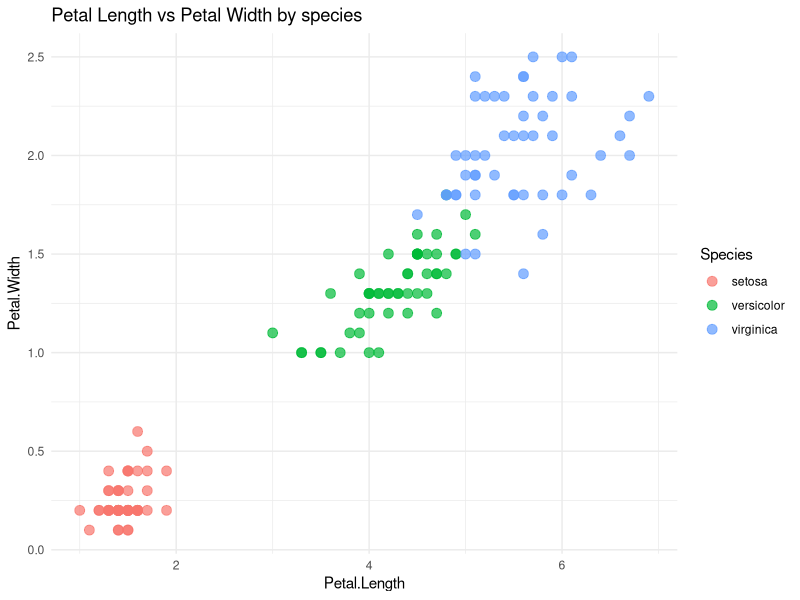
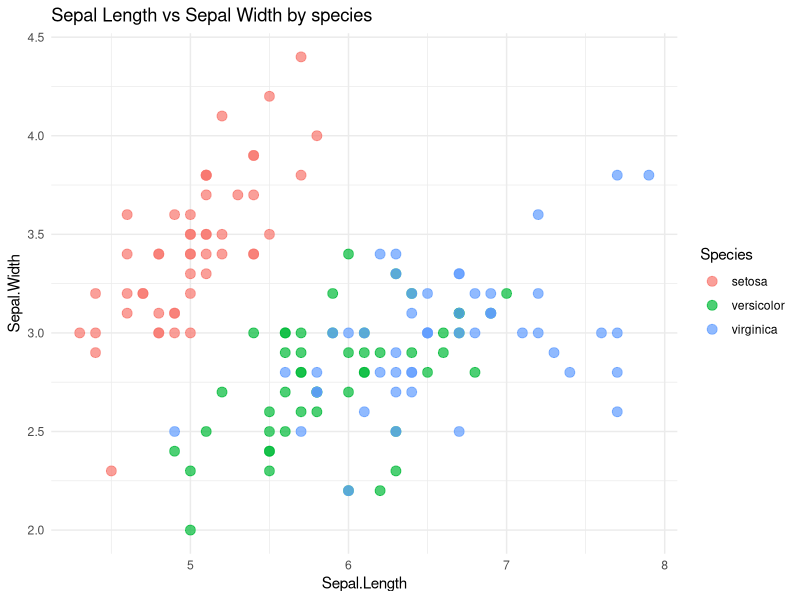
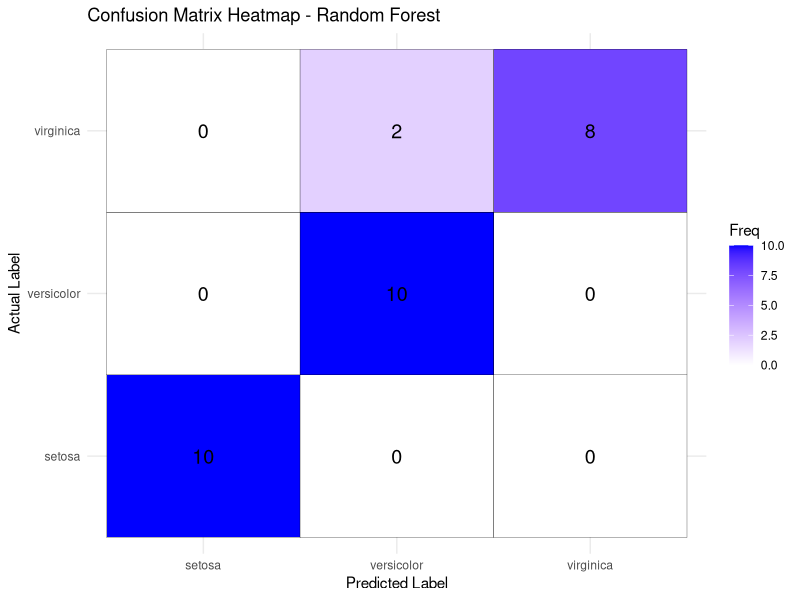
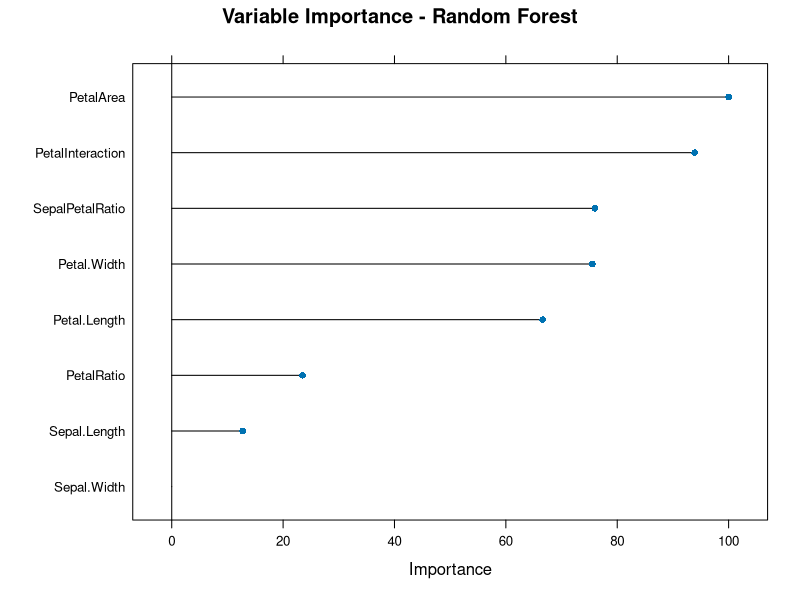

The R source for these figures, in order: (Note: this script raises an error after producing the figures.)
#RUN THIS ONCE TO INSTALL NECCESARY PACKAGES
required <- c("caret", "ggplot2", "reshape2", "MLmetrics", "e1071", "xgboost", "nnet", "kernlab")
new <- required[!(required %in% installed.packages())]
if(length(new)) install.packages(new)

library(caret)
library(ggplot2)
library(reshape2)
library(MLmetrics)

#IMPORTING THE DATA
data(iris)

#BASIC EDA
summary(iris)
str(iris)
sum(is.na(iris))
colSums(is.na(iris))

ggplot(iris, aes(x=Petal.Length, y= Petal.Width, color=Species))+
  geom_point(size = 3, alpha = 0.7)+
  theme_minimal()+
  labs(title = "Petal Length vs Petal Width by species")

ggplot(iris, aes(x=Sepal.Length, y= Sepal.Width, color=Species))+
  geom_point(size = 3, alpha = 0.7)+
  theme_minimal()+
  labs(title = "Sepal Length vs Sepal Width by species")
#the sepals have overlapping features for species(versicolor & virginica)

#prePROCESSING DATA
#SPLIT THE DATA INTO TESTING AND TRAINING SETS
set.seed(123)
trainIndex <- createDataPartition(iris$Species, p = 0.8, list=FALSE)
trainData <- iris[trainIndex, ]
testData <- iris[-trainIndex, ]

#FEATURE ENGINEERING
trainData$PetalRatio <- trainData$Petal.Length / trainData$Petal.Width
trainData$PetalArea <- trainData$Petal.Length * trainData$Petal.Width
testData$PetalRatio <- testData$Petal.Length / testData$Petal.Width
testData$PetalArea <- testData$Petal.Length * testData$Petal.Width
trainData$SepalPetalRatio <- trainData$Sepal.Length / trainData$Petal.Length
testData$SepalPetalRatio <- testData$Sepal.Length / testData$Petal.Length

#non-linear transformations
trainData$PetalInteraction <- (trainData$Petal.Length * trainData$Petal.Width)^2
testData$PetalInteraction <- (testData$Petal.Length * testData$Petal.Width)^2
#END OF prePROCESSING DATA

#MODEL TO TEST GENERALIZATION
model_rf_general <- train(
  Species ~ ., data = trainData, method = "rf", 
               trControl = trainControl(method = "cv", number = 10)
)
print(model_rf_general)
predictions <- predict(model_rf_general, newdata= testData)
confusionMatrix(predictions, testData$Species)

#A PEAK AT THE MISCLASSIFIED SAMPLES
misclassified <- testData[predictions != testData$Species, ]
print(misclassified)

#MODEL TO TEST MEMORIZATION(Train on all data)
model_memorize <- train(Species ~ ., data = iris, method = "rf", 
                        trControl = trainControl(method = "none"))
predictions <- predict(model_memorize, newdata= iris)
confusionMatrix(predictions, iris$Species)


#EVALUATING THE MODELS PERFORMANCE ON TEST DATA
predictions <- predict(model_rf_general, newdata = testData)
predictions <- factor(predictions, levels = levels(testData$Species))  # align levels
cm <- confusionMatrix(predictions, testData$Species)

cm_table <- as.data.frame(cm$table) 
ggplot(cm_table, aes(x = Prediction, y = Reference, fill = Freq)) +
  geom_tile(color = "black") +
  scale_fill_gradient(low = "white", high = "blue") +
  geom_text(aes(label = Freq), color = "black", size = 5) +
  labs(title = "Confusion Matrix Heatmap - Random Forest", x = "Predicted Label", y = "Actual Label") +
  theme_minimal()

# Plotting variable importance
varImpPlot <- varImp(model_rf_general)
plot(varImpPlot, main = "Variable Importance - Random Forest")

saveRDS(model_rf_general, "model_rf_general.rds")
# To load it later: loaded_model <- readRDS("tuned_rf_model.rds")

#CHECKING WHERE THE MODEL IS STRUGGLING TO PREDICT
multi_class_f1 <- function(actual, predicted) {
  if (!require(MLmetrics)) {
    install.packages("MLmetrics")
    library(MLmetrics)
  }
  
  classes <- levels(actual)
  
  f1_scores <- c()
  
  for (cls in classes) {
    # One-vs-all setup
    binary_true <- ifelse(actual == cls, 1, 0)
    binary_pred <- ifelse(predicted == cls, 1, 0)
    
    f1 <- F1_Score(binary_pred, binary_true)
    f1_scores <- c(f1_scores, f1)
    
    cat("F1 Score for", cls, ":", round(f1, 3), "\n")
  }
  
  # Optionally return a named vector of scores
  names(f1_scores) <- classes
  return(f1_scores)
}
f1_results <- multi_class_f1(testData$Species, predictions)



#======================================================================
#MODEL COMPARISM WITH OTHERS
#======================================================================
#INSTALLING NECCESARY LIBRARIES
install.packages(c("e1071","xgboost","nnet", "kernlab"))
ctrl <- trainControl(method = "cv", number = 10)
# Train SVM
model_svm <- train(Species ~ ., data = trainData, method = "svmRadial", trControl = ctrl)

# Train KNN
model_knn <- train(Species ~ ., data = trainData, method = "knn", trControl = ctrl)

# Train XGBoost
model_xgb <- train(Species ~ ., data = trainData, method = "xgbTree", trControl = ctrl)  

models_list <- list(RandomForest = model_rf_general,
                    SVM = model_svm,
                    KNN = model_knn,
                    XGBoost = model_xgb)

results <- resamples(models_list)
summary(results)
dotplot(results, metric = "Accuracy", main = "Model Accuracy Comparison")
bwplot(results, layout = c(1, 2))  # Boxplots for Accuracy & Kappa
